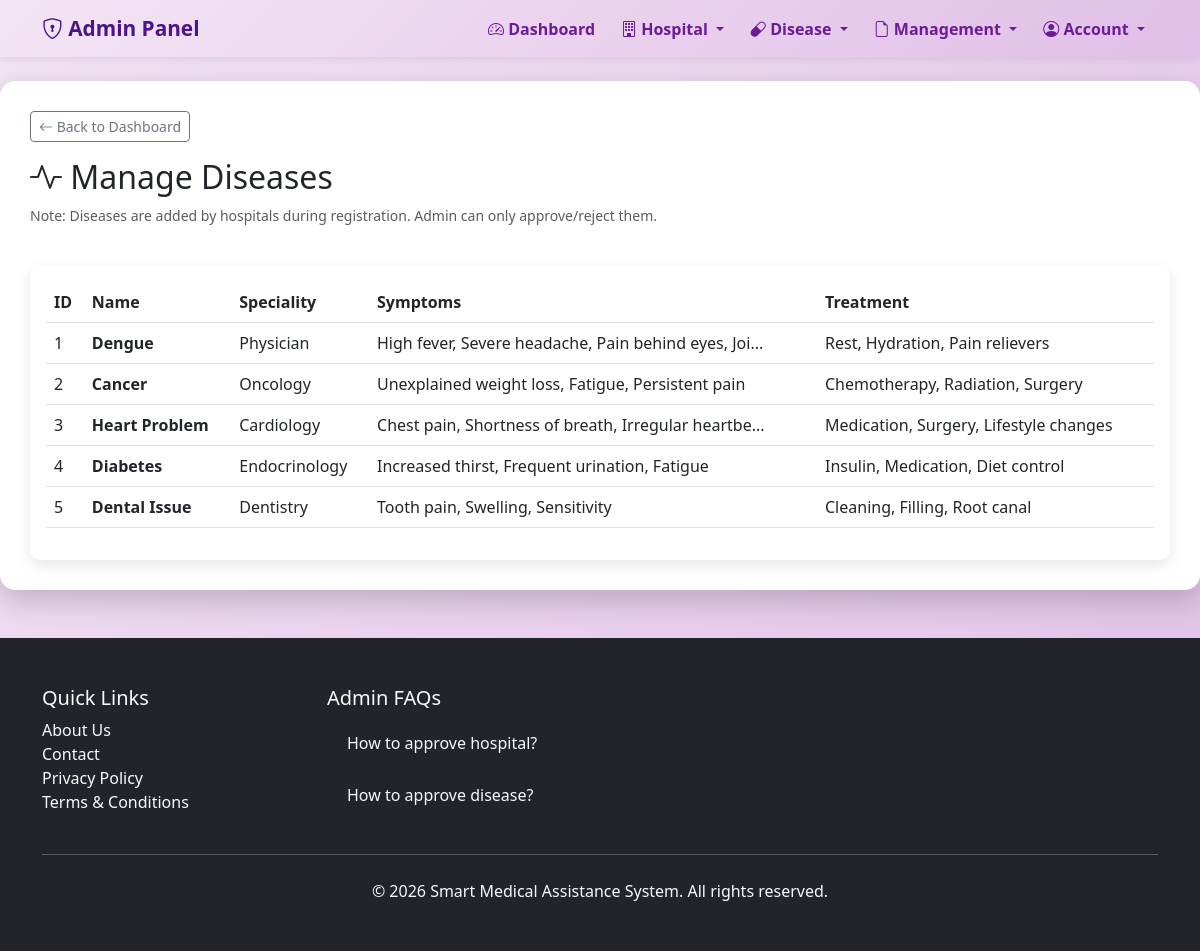
Page /admin/diseases (signed in) on the committed database.
### models.py (models this page shows)
class Disease(db.Model):
    __tablename__ = 'diseases'
    disease_id = db.Column(db.Integer, primary_key=True)
    name = db.Column(db.String(100), unique=True, nullable=False)
    symptoms = db.Column(db.Text)
    treatment = db.Column(db.Text)
    speciality = db.Column(db.String(100))
    hospital_id = db.Column(db.Integer, db.ForeignKey('hospitals.id'), nullable=True)  # Which hospital added it
    admin_approved = db.Column(db.Boolean, default=False)  # Admin approval status
    admin_approved_by = db.Column(db.Integer, db.ForeignKey('admins.admin_id'), nullable=True)
    admin_approved_at = db.Column(db.DateTime, nullable=True)
    created_at = db.Column(db.DateTime, default=get_ist_now)
    hospital = db.relationship('Hospital', backref='diseases')

### app.py (the view)
@app.route('/admin/diseases')
@login_required_admin
@role_required('admin')
def admin_diseases():
    diseases = Disease.query.all()
    pending_diseases = Disease.query.filter_by(admin_approved=False).all()
    approved_diseases = Disease.query.filter_by(admin_approved=True).all()
    return render_template('admin/diseases.html',
                         diseases=diseases,
                         pending_diseases=pending_diseases,
                         approved_diseases=approved_diseases)

### app.py (called while the page is built, shortened)
@app.context_processor
def inject_helpers():
    return dict(calculate_age=calculate_age, user_role=session.get('user_role'))

def login_required_admin(f):
    @wraps(f)
    def decorated_function(*args, **kwargs):
        if 'admin_id' not in session:
            flash('Please login to access this page', 'warning')
            return redirect(url_for('admin_login'))
        return f(*args, **kwargs)
    return decorated_function

def role_required(*allowed_roles):
    def decorator(f):
        @wraps(f)
        def decorated_function(*args, **kwargs):
            user_role = session.get('user_role')
            return f(*args, **kwargs)
        return decorated_function
    return decorator

@app.after_request
def add_cache_control(response):
    if response.content_type and 'text/html' in response.content_type:
        response.headers['Cache-Control'] = 'no-cache, no-store, must-revalidate'
        response.headers['Pragma'] = 'no-cache'
        response.headers['Expires'] = '0'
    return response

### templates/admin/diseases.html (shortened to what this page needs)
{% extends "admin_base.html" %}
{% block content %}
<div class="main-container">
    <div class="d-flex justify-content-between align-items-center mb-4">
        <div>
            <a href="/admin/dashboard" class="btn btn-outline-secondary btn-sm mb-2">
                <i class="bi bi-arrow-left"></i> Back to Dashboard
            </a>
            <h2 class="mt-2"><i class="bi bi-activity"></i> Manage Diseases</h2>
            <p class="text-muted small">Note: Diseases are added by hospitals during registration. Admin can only approve/reject them.</p>
        </div>
    </div>
    <div class="card">
        <div class="card-body">
            <div class="table-responsive">
                <table class="table table-hover">
                    <thead>
                        <tr>
                            <th>ID</th>
                            <th>Name</th>
                            <th>Speciality</th>
                            <th>Symptoms</th>
                            <th>Treatment</th>
                        </tr>
                    </thead>
                    <tbody>
                        {% for disease in diseases %}
                        <tr>
                            <td>{{ disease.disease_id }}</td>
                            <td><strong>{{ disease.name }}</strong></td>
                            <td>{{ disease.speciality or 'N/A' }}</td>
                            <td>{{ disease.symptoms[:50] + '...' if disease.symptoms and disease.symptoms|length > 50 else (disease.symptoms or 'N/A') }}</td>
                            <td>{{ disease.treatment[:50] + '...' if disease.treatment and disease.treatment|length > 50 else (disease.treatment or 'N/A') }}</td>
                        </tr>
                        {% endfor %}
                    </tbody>
                </table>
            </div>
        </div>
    </div>
</div>
{% endblock %}

### templates/admin_base.html (style rules this page uses)
body { font-family: "Segoe UI", Tahoma, Geneva, Verdana, sans-serif; background: linear-gradient(135deg, #f3e5f5 0%, #e1bee7 100%); min-height: 100vh; }
.main-container { background: white; border-radius: 15px; box-shadow: 0 10px 30px rgba(0,0,0,0.2); margin: 20px auto; padding: 30px; }
.card { border: none; border-radius: 10px; box-shadow: 0 5px 15px rgba(0,0,0,0.1); }

### rows in the picture
Disease: disease_id "1", name "Dengue", speciality "Physician", symptoms "High fever, Severe headache, Pain behind eyes, Joi...", treatment "Rest, Hydration, Pain relievers"
Disease: disease_id "2", name "Cancer", speciality "Oncology", symptoms "Unexplained weight loss, Fatigue, Persistent pain", treatment "Chemotherapy, Radiation, Surgery"
Disease: disease_id "3", name "Heart Problem", speciality "Cardiology", symptoms "Chest pain, Shortness of breath, Irregular heartbe...", treatment "Medication, Surgery, Lifestyle changes"
Disease: disease_id "4", name "Diabetes", speciality "Endocrinology", symptoms "Increased thirst, Frequent urination, Fatigue", treatment "Insulin, Medication, Diet control"
Disease: disease_id "5", name "Dental Issue", speciality "Dentistry", symptoms "Tooth pain, Swelling, Sensitivity", treatment "Cleaning, Filling, Root canal"
